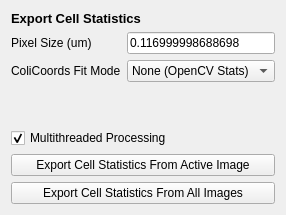
      <widget class="QWidget" name="tab_9">
       <attribute name="title">
        <string>Export Statistics</string>
       </attribute>
       <layout class="QVBoxLayout" name="verticalLayout_17">
        <item>
         <widget class="QLabel" name="label_46">
          <property name="font">
           <font>
            <pointsize>10</pointsize>
            <bold>true</bold>
           </font>
          </property>
          <property name="text">
           <string>Export Cell Statistics</string>
          </property>
         </widget>
        </item>
        <item>
         <layout class="QGridLayout" name="gridLayout_11">
          <item row="1" column="0">
           <widget class="QLabel" name="label_54">
            <property name="text">
             <string>ColiCoords Fit Mode</string>
            </property>
           </widget>
          </item>
          <item row="0" column="1">
           <widget class="QLineEdit" name="export_statistics_pixelsize">
            <property name="sizePolicy">
             <sizepolicy hsizetype="Minimum" vsizetype="Fixed">
              <horstretch>0</horstretch>
              <verstretch>0</verstretch>
             </sizepolicy>
            </property>
            <property name="text">
             <string>0.116999998688698</string>
            </property>
           </widget>
          </item>
          <item row="1" column="1">
           <widget class="QComboBox" name="export_colicoords_mode">
            <item>
             <property name="text">
              <string>None (OpenCV Stats)</string>
             </property>
            </item>
            <item>
             <property name="text">
              <string>Mask</string>
             </property>
            </item>
           </widget>
          </item>
          <item row="0" column="0">
           <widget class="QLabel" name="label_52">
            <property name="text">
             <string>Pixel Size (um)</string>
            </property>
           </widget>
          </item>
         </layout>
        </item>
        <item>
         <spacer name="verticalSpacer_24">
          <property name="orientation">
           <enum>Qt::Vertical</enum>
          </property>
          <property name="sizeHint" stdset="0">
           <size>
            <width>20</width>
            <height>40</height>
           </size>
          </property>
         </spacer>
        </item>
        <item>
         <widget class="QCheckBox" name="export_statistics_multithreaded">
          <property name="text">
           <string>Multithreaded Processing</string>
          </property>
          <property name="checked">
           <bool>true</bool>
          </property>
         </widget>
        </item>
        <item>
         <widget class="QPushButton" name="export_statistics_active">
          <property name="text">
           <string>Export Cell Statistics From Active Image</string>
          </property>
         </widget>
        </item>
        <item>
         <widget class="QPushButton" name="export_statistics_all">
          <property name="text">
           <string>Export Cell Statistics From All Images</string>
          </property>
         </widget>
        </item>
       </layout>
      </widget>
